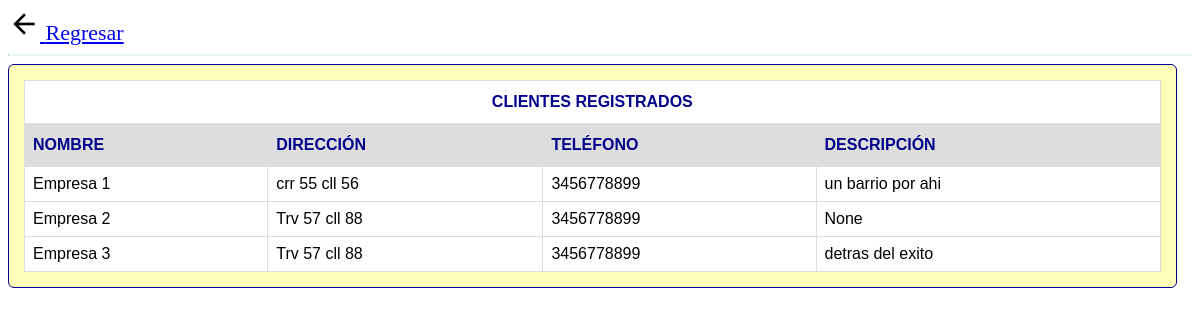
/aplicacion/clientes/, run on an earlier commit of the app's database.
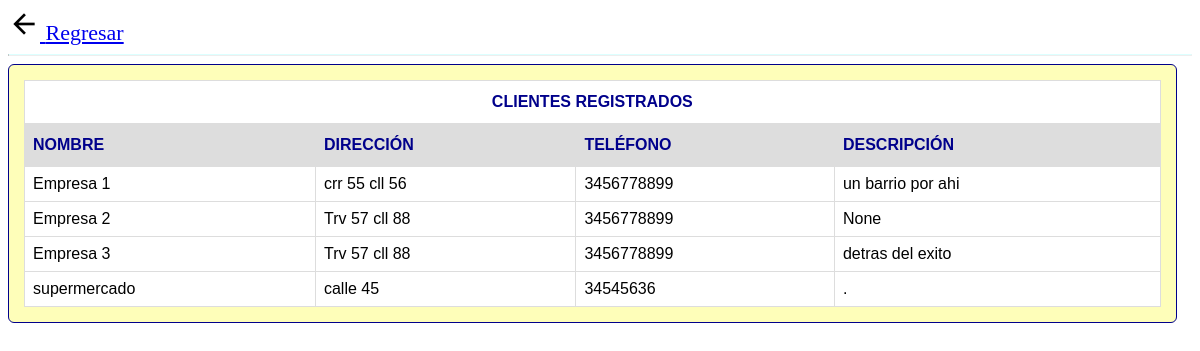
And on a later commit of the database.
### aplicacion/models.py (models this page shows, shortened)
class cliente(models.Model):
    nit = models.CharField(max_length=30, null=False, blank=False, default='0')
    Nombre = models.CharField(max_length=50, null=False, blank=False)
    Direccion =models.CharField(max_length=50, null=False, blank=False)
    Telefono =models.CharField(max_length=50,  null=False, blank=False)
    Descripcion=models.CharField(max_length=100,  null=True, blank=True,default='.')

### aplicacion/views.py (the view)
# urls.py: path('clientes/', views.getclientes, name='getclientes'),
def getclientes(request):
    lista = cliente.objects.order_by('Nombre')
    ctx = {'clientes': lista}
    return render(request, "aplicacion/listadoClientes.html", ctx)

### aplicacion/templates/aplicacion/listadoClientes.html (shortened to what this page needs)
{% load static %}
<html>
<head><link rel="stylesheet" type="text/css" href="{% static 'aplicacion/css/tablas.css' %}">
</head>
</head>
<body><a href="/aplicacion">
<img src="{% static 'aplicacion/img/back.png' %}"/>
 Regresar </a>
<hr/>
<div>
{% if clientes %}
    <table id="clientes">
        <tr><th class="fusion" colspan="4">CLIENTES REGISTRADOS</th></tr>
        <tr>
            <th>NOMBRE</th>
            <th>DIRECCIÓN</th>
            <th>TELÉFONO</th>
            <th>DESCRIPCIÓN</th>
        </tr>
    {% for p in clientes %}
        <tr>
            <td>{{p.Nombre}}</td>
            <td>{{p.Direccion}}</td>
            <td>{{p.Telefono}}</td>
            <td>{{p.Descripcion}}</td></tr>
    {% endfor %}
    </table>
{% else %}
    <p>Error de programación</p>
{% endif %}
</div>
</body>
</html>

What changed in the data, as far as the page shows it:
added cliente: Nombre "supermercado", Direccion "calle 45", Telefono "34545636", Descripcion "."
